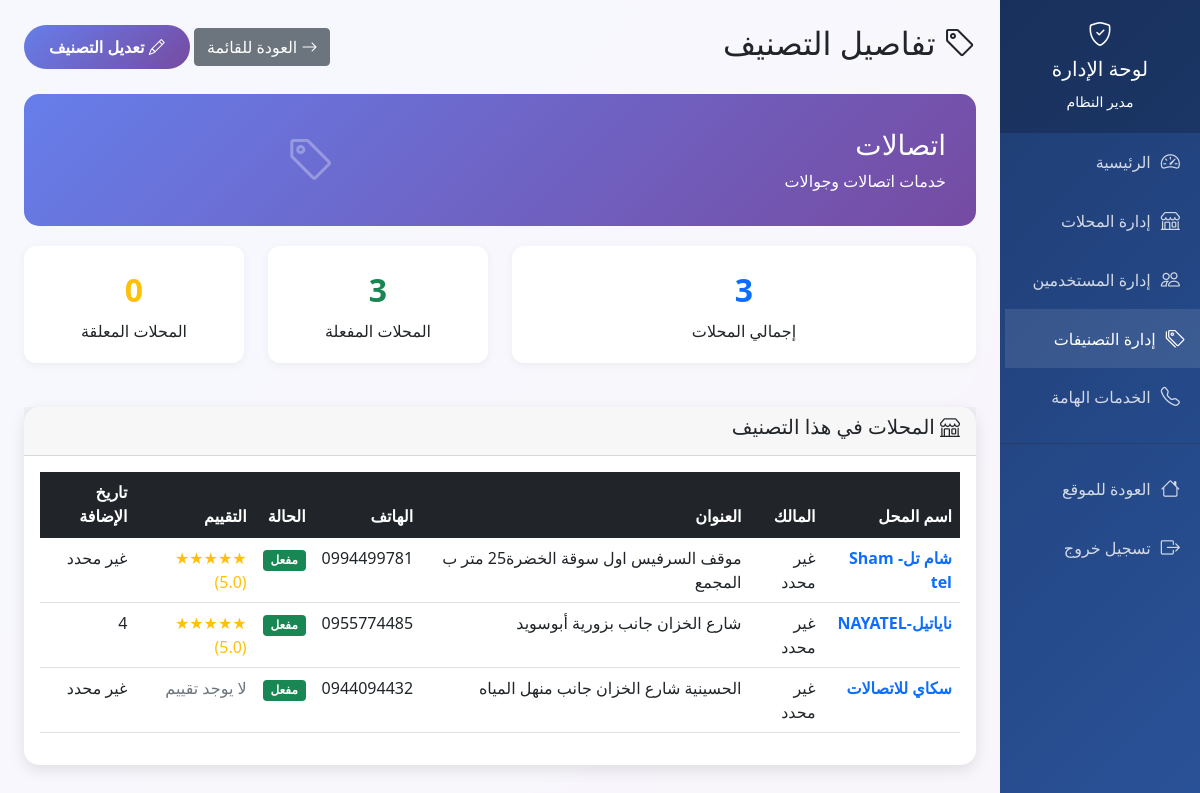
/admin/category-details/306 (signed in), run on an earlier commit of the app's database.
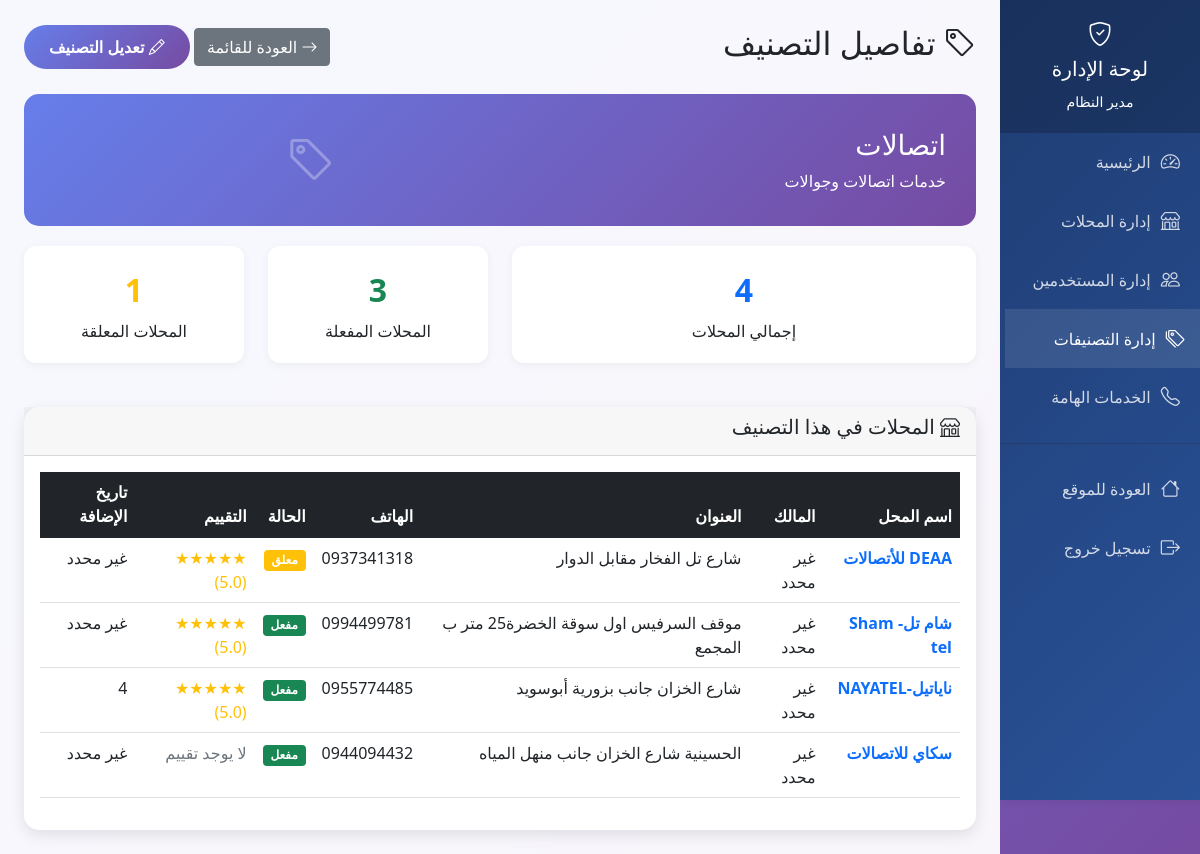
And on a later commit of the database.
### tables this page shows
CREATE TABLE users (
            id INTEGER PRIMARY KEY AUTOINCREMENT,
            full_name TEXT NOT NULL,
            phone TEXT UNIQUE NOT NULL,
            password_hash TEXT NOT NULL,
            is_active BOOLEAN DEFAULT 1,
            is_admin BOOLEAN DEFAULT 0,
            created_at TIMESTAMP DEFAULT CURRENT_TIMESTAMP
        );

CREATE TABLE categories (
            id INTEGER PRIMARY KEY AUTOINCREMENT,
            name TEXT NOT NULL,
            description TEXT
        );

CREATE TABLE stores (
            id INTEGER PRIMARY KEY AUTOINCREMENT,
            name TEXT NOT NULL,
            category_id INTEGER,
            address TEXT NOT NULL,
            phone TEXT,
            description TEXT,
            image_url TEXT,
            user_id INTEGER,
            is_approved BOOLEAN DEFAULT 0,
            visits_count INTEGER DEFAULT 0,
            rating_avg REAL DEFAULT 0,
            created_at TIMESTAMP DEFAULT CURRENT_TIMESTAMP, search_count INTEGER DEFAULT 0,
            FOREIGN KEY (category_id) REFERENCES categories (id),
            FOREIGN KEY (user_id) REFERENCES users (id)
        );

### app.py (the view)
@app.route('/admin/category-details/<int:category_id>')
def admin_category_details(category_id):
    if 'user_id' not in session or not session.get('is_admin'):
        flash('ليس لديك صلاحية للوصول لهذه الصفحة', 'error')
        return redirect(url_for('index'))
    conn = sqlite3.connect('hussainiya_stores.db')
    cursor = conn.cursor()
    cursor.execute('SELECT * FROM categories WHERE id = ?', (category_id,))
    category = cursor.fetchone()
    if not category:
        flash('التصنيف غير موجود', 'error')
        conn.close()
        return redirect(url_for('admin_categories'))
    cursor.execute('''
        SELECT s.*, u.full_name as owner_name
        FROM stores s
        LEFT JOIN users u ON s.user_id = u.id
        WHERE s.category_id = ?
        ORDER BY s.created_at DESC
    ''', (category_id,))
    category_stores = cursor.fetchall()
    cursor.execute('SELECT COUNT(*) FROM stores WHERE category_id = ? AND is_approved = 1', (category_id,))
    approved_stores_count = cursor.fetchone()[0]
    cursor.execute('SELECT COUNT(*) FROM stores WHERE category_id = ? AND is_approved = 0', (category_id,))
    pending_stores_count = cursor.fetchone()[0]
    conn.close()
    return render_template('admin_category_details.html',
                         category=category,
                         category_stores=category_stores,
                         approved_stores_count=approved_stores_count,
                         pending_stores_count=pending_stores_count)

### app.py (called while the page is built, shortened)
@app.before_request
def check_maintenance_mode():
    if request.endpoint and (request.endpoint.startswith('admin_') or
                           request.endpoint == 'login' or
                           request.endpoint == 'logout' or
                           request.endpoint == 'save_settings'):
        return

### templates/admin_category_details.html (shortened to what this page needs)
<!DOCTYPE html>
<html lang="ar" dir="rtl">
<head>
    <link href="https://cdn.jsdelivr.net/npm/bootstrap@5.1.3/dist/css/bootstrap.min.css" rel="stylesheet">
    <link href="https://cdn.jsdelivr.net/npm/bootstrap-icons@1.7.2/font/bootstrap-icons.css" rel="stylesheet">
</head>
<body>
    <div class="row g-0">
        <div class="col-md-2">
            <div class="admin-sidebar">
                <div class="sidebar-header">
                    <h4><i class="bi bi-shield-check"></i></h4>
                    <h5>لوحة الإدارة</h5>
                    <small>{{ session.user_name }}</small>
                </div>
                <nav class="sidebar-menu">
                    <a href="{{ url_for('admin_dashboard') }}" class="nav-link">
                        <i class="bi bi-speedometer2"></i>
                        الرئيسية
                    </a>
                    <a href="{{ url_for('admin_stores') }}" class="nav-link">
                        <i class="bi bi-shop"></i>
                        إدارة المحلات
                    </a>
                    <a href="{{ url_for('admin_users') }}" class="nav-link">
                        <i class="bi bi-people"></i>
                        إدارة المستخدمين
                    </a>
                    <a href="{{ url_for('admin_categories') }}" class="nav-link active">
                        <i class="bi bi-tags"></i>
                        إدارة التصنيفات
                    </a>
                    <a href="{{ url_for('admin_services') }}" class="nav-link">
                        <i class="bi bi-telephone"></i>
                        الخدمات الهامة
                    </a>
                    <hr class="my-3" style="border-color: rgba(255,255,255,0.2);">
                    <a href="{{ url_for('index') }}" class="nav-link">
                        <i class="bi bi-house"></i>
                        العودة للموقع
                    </a>
                    <a href="{{ url_for('logout') }}" class="nav-link">
                        <i class="bi bi-box-arrow-right"></i>
                        تسجيل خروج
                    </a>
                </nav>
            </div>
        </div>
        <div class="col-md-10">
            <div class="admin-content p-4">
                <div class="d-flex justify-content-between align-items-center mb-4">
                    <h2><i class="bi bi-tag"></i> تفاصيل التصنيف</h2>
                    <div>
                        <a href="{{ url_for('admin_categories') }}" class="btn btn-secondary">
                            <i class="bi bi-arrow-right"></i> العودة للقائمة
                        </a>
                        <button class="btn btn-admin" data-bs-toggle="modal" data-bs-target="#editCategoryModal">
                            <i class="bi bi-pencil"></i> تعديل التصنيف
                        </button>
                    </div>
                </div>
                <div class="category-info-card">
                    <div class="row align-items-center">
                        <div class="col-md-8">
                            <h3>{{ category[1] }}</h3>
                            <p class="mb-0">{{ category[2] or 'لا يوجد وصف للتصنيف' }}</p>
                        </div>
                        <div class="col-md-4 text-end">
                            <i class="bi bi-tag" style="font-size: 3rem; opacity: 0.3;"></i>
                        </div>
                    </div>
                </div>
                <div class="row mb-4">
                    <div class="col-md-6">
                        <div class="stat-card">
                            <div class="stat-number text-primary">{{ category_stores|length }}</div>
                            <div>إجمالي المحلات</div>
                        </div>
                    </div>
                    <div class="col-md-3">
                        <div class="stat-card">
                            <div class="stat-number text-success">{{ approved_stores_count }}</div>
                            <div>المحلات المفعلة</div>
                        </div>
                    </div>
                    <div class="col-md-3">
                        <div class="stat-card">
                            <div class="stat-number text-warning">{{ pending_stores_count }}</div>
                            <div>المحلات المعلقة</div>
                        </div>
                    </div>
                </div>
                <div class="card">
                    <div class="card-header">
                        <h5><i class="bi bi-shop"></i> المحلات في هذا التصنيف</h5>
                    </div>
                    <div class="card-body">
                        {% if category_stores %}
                        <div class="table-responsive">
                            <table class="table table-hover">
                                <thead class="table-dark">
                                    <tr>
                                        <th>اسم المحل</th>
                                        <th>المالك</th>
                                        <th>العنوان</th>
                                        <th>الهاتف</th>
                                        <th>الحالة</th>
                                        <th>التقييم</th>
                                        <th>تاريخ الإضافة</th>
                                    </tr>
                                </thead>
                                <tbody>
                                    {% for store in category_stores %}
                                    <tr>
                                        <td>
                                            <a href="{{ url_for('admin_store_details', store_id=store[0]) }}"
                                               class="text-decoration-none">
                                                <strong>{{ store[1] }}</strong>
                                            </a>
                                        </td>
                                        <td>{{ store[14] or 'غير محدد' }}</td>
                                        <td>{{ store[3] }}</td>
                                        <td>{{ store[4] or '-' }}</td>
                                        <td>
                                            {% if store[8] %}
                                                <span class="badge bg-success">مفعل</span>
                                            {% else %}
                                                <span class="badge bg-warning">معلق</span>
                                            {% endif %}
                                        </td>
                                        <td>
                                            {% if store[10] %}
                                                <span class="text-warning">
                                                    {% for i in range(store[10]|int) %}★{% endfor %}
                                                    ({{ "%.1f"|format(store[10]) }})
                                                </span>
                                            {% else %}
                                                <span class="text-muted">لا يوجد تقييم</span>
                                            {% endif %}
                                        </td>
                                        <td>
                                            {% if store[12] %}
                                                {% if store[12]|string|length > 10 %}
                                                    {{ store[12]|string|slice(10) }}
                                                {% else %}
                                                    {{ store[12] }}
                                                {% endif %}
                                            {% else %}
                                                غير محدد
                                            {% endif %}
                                        </td>
                                    </tr>
                                    {% endfor %}
                                </tbody>
                            </table>
                        </div>
                        {% else %}
                        <div class="text-center py-4">
                            <i class="bi bi-shop" style="font-size: 3rem; color: #ccc;"></i>
                            <h5 class="mt-3 text-muted">لا توجد محلات في هذا التصنيف حتى الآن</h5>
                        </div>
                        {% endif %}
                    </div>
                </div>
            </div>
        </div>
    </div>
</body>
</html>

### templates/admin_category_details.html (style rules this page uses)
body { font-family: 'Segoe UI', Tahoma, Geneva, Verdana, sans-serif; background: linear-gradient(135deg, #667eea 0%, #764ba2 100%); min-height: 100vh; }
.admin-sidebar { background: linear-gradient(135deg, #1e3c72 0%, #2a5298 100%); min-height: 100vh; box-shadow: 2px 0 10px rgba(0,0,0,0.1); }
.admin-content { background: rgba(255,255,255,0.95); min-height: 100vh; backdrop-filter: blur(10px); }
.sidebar-header { background: rgba(0,0,0,0.2); padding: 20px; text-align: center; color: white; }
.sidebar-menu .nav-link { color: rgba(255,255,255,0.8); padding: 15px 20px; border: none; border-radius: 0; transition: all 0.3s ease; display: flex; align-items: center; }
.sidebar-menu .nav-link:hover, .sidebar-menu .nav-link.active { background: rgba(255,255,255,0.1); color: white; transform: translateX(5px); }
.sidebar-menu .nav-link i { margin-left: 10px; font-size: 1.2em; }
.card { border: none; border-radius: 15px; box-shadow: 0 5px 15px rgba(0,0,0,0.1); }
.btn-admin { background: linear-gradient(135deg, #667eea 0%, #764ba2 100%); border: none; border-radius: 25px; padding: 10px 25px; color: white; font-weight: 600; transition: all 0.3s ease; }
.category-info-card { background: linear-gradient(135deg, #667eea 0%, #764ba2 100%); color: white; border-radius: 15px; padding: 30px; margin-bottom: 20px; }
.stat-card { background: white; border-radius: 12px; padding: 20px; text-align: center; box-shadow: 0 2px 10px rgba(0,0,0,0.05); margin-bottom: 20px; }
.stat-number { font-size: 2rem; font-weight: 700; margin-bottom: 5px; }

What changed in the data, as far as the page shows it:
added stores: name "DEAA للأتصالات", store "غير محدد", address "شارع تل الفخار مقابل الدوار", phone "0937341318", is_approved "معلق", rating_avg "5.0", search_count "غير محدد"
Also different on the page:
{{ category_stores|length }}: "3" → "4"
{{ pending_stores_count }}: "0" → "1"
